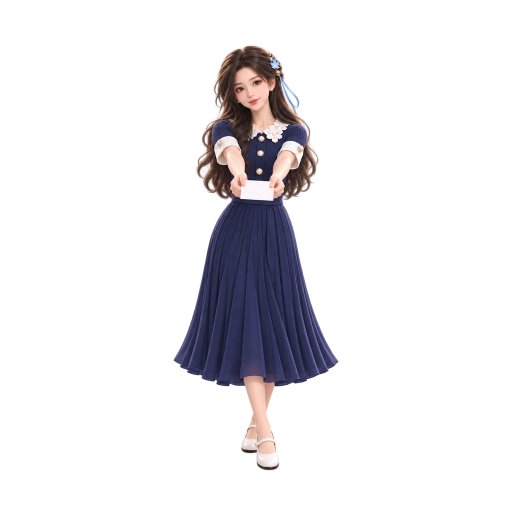
#> input picture assets/xiaotong/pose/card.png, 1024 x 1024 px, given in place of exec-8c46857f-f3ee-4fa4-b164-5147cf9b508c.png, which was not available (shown at 1/2 size)
$ python export_poses.py
#> lines starting #> are read from the running program, lines starting #| are printed output that depends on the picture; pictures that were not available may be replaced by others from this repository, and a replacement may not be noted
from PIL import Image, ImageDraw
from pathlib import Path
import json
root=Path(__file__).resolve().parents[3]; src=Path(__file__).resolve().parent; out=root/'xiaotong'; (out/'pose').mkdir(parents=True,exist_ok=True)
paths=json.loads((src/'paths.json').read_text());report=[]
#> (reads assets/source/batch6/xiaotong-poses/paths.json from the repository)
for name,path in paths.items():
 if name=='hug-rourou':continue
 im=Image.open(path).convert('RGBA'); a=im.getchannel('A');box=a.point(lambda x:255 if x>=32 else 0).getbbox(); im=im.crop(box)
#> further down, im is the input picture: PIL image 1024x1024 RGBA; mean R, G, B, A 12.8, 11.5, 13.9, 33.4
#> after `a = im.getchannel('A')`:
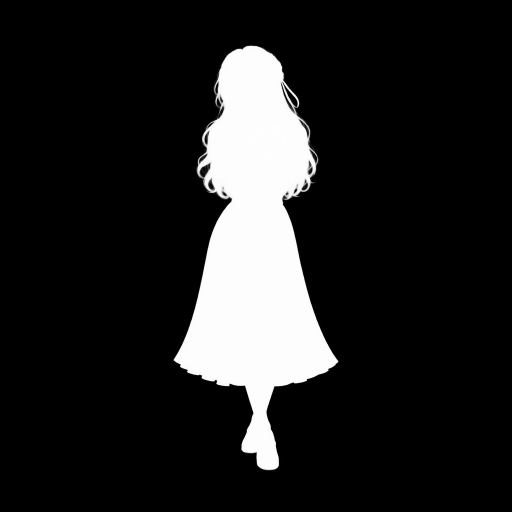
#> a: PIL image 1024x1024 L (shown at 1/2 size); min 0, max 255, mean 33.4
#> after `box = a.point(lambda x: 255 if x >= 32 else 0).getbbox()`: box = (347, 91, 677, 941)
#> after `im = im.crop(box)`:
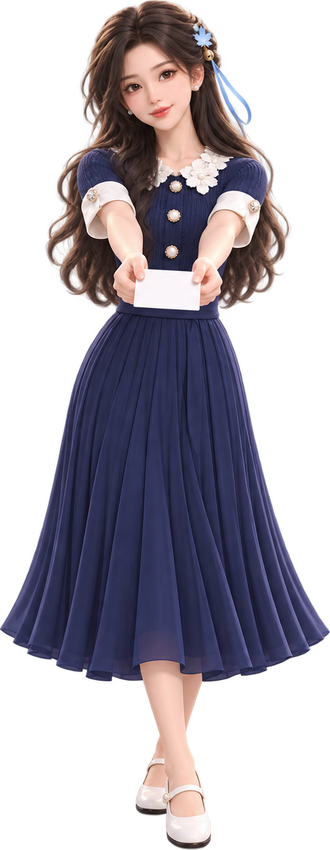
#> im: PIL image 330x850 RGBA; mean R, G, B, A 47.9, 42.8, 51.9, 124.9; transparent parts drawn white
 if name=='avatar_result':
  im.thumbnail((256,256),Image.Resampling.LANCZOS);canvas=Image.new('RGBA',(256,256));canvas.alpha_composite(im,((256-im.width)//2,(256-im.height)//2));dest=out/'avatar-256.png'
 else:
  target_h=650 if name in ['write','sleep','hug-rourou-v2'] else 850
  im=im.resize((round(im.width*target_h/im.height),target_h),Image.Resampling.LANCZOS);canvas=Image.new('RGBA',(1024,1024));canvas.alpha_composite(im,((1024-im.width)//2,941-target_h));dest=out/'full.png' if name=='full_result' else out/'pose'/((('hug-rourou' if name=='hug-rourou-v2' else name))+'.png')
#> after `canvas = Image.new('RGBA', (1024, 1024))`: canvas: PIL image 1024x1024 RGBA; every value is 0
 canvas.save(dest);bb=canvas.getchannel('A').getbbox();report.append({'file':str(dest.relative_to(root)),'native':path,'native_size':Image.open(path).size,'native_robust_bbox':box,'output_size':canvas.size,'bbox':bb,'foot_y':bb[3]-1,'alpha':True,'processing':'alpha>=32 robust subject crop; proportional Lanczos resize; transparent pad; standing850px/seated650px height; bottom y940'})
#> after `bb = canvas.getchannel('A').getbbox()`: bb = (347, 91, 677, 941)
#> pass 2 of the loop `for name,path in paths.items():`:
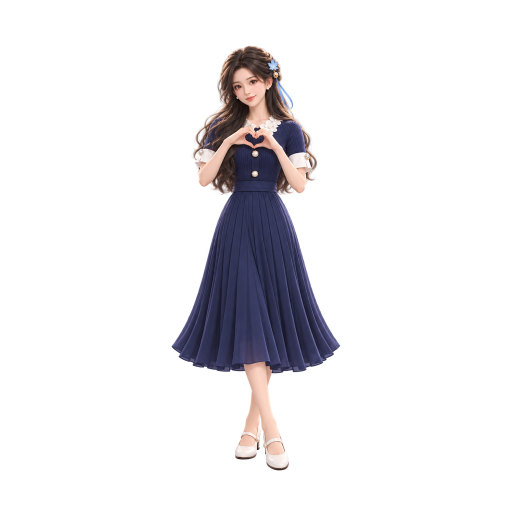
#> input picture assets/xiaotong/pose/heart.png, 1024 x 1024 px, given in place of exec-283dc284-7eef-4d60-837b-c67ebc82573a.png, which was not available (shown at 1/2 size)
#> im is the input picture: PIL image 1024x1024 RGBA; mean R, G, B, A 13.3, 11.9, 14.1, 32.9
#> `a = im.getchannel('A')`:
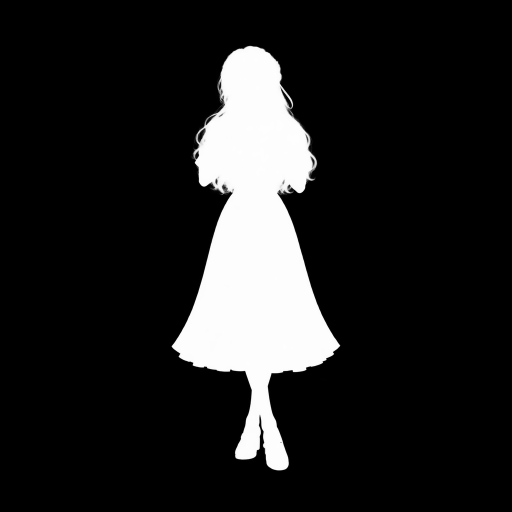
#> a: PIL image 1024x1024 L (shown at 1/2 size); min 0, max 255, mean 32.9
#> box = (343, 91, 681, 941)
#> `canvas.alpha_composite(im, ((256 - im.width) // 2, (256 - im.height) /`:
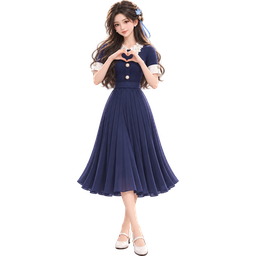
#> canvas: PIL image 256x256 RGBA; mean R, G, B, A 20.4, 18.2, 21.6, 47.8; transparent parts drawn white
#> bb = (77, 0, 179, 256)
#> (the run stopped early here; a loop or call above may not have finished)
